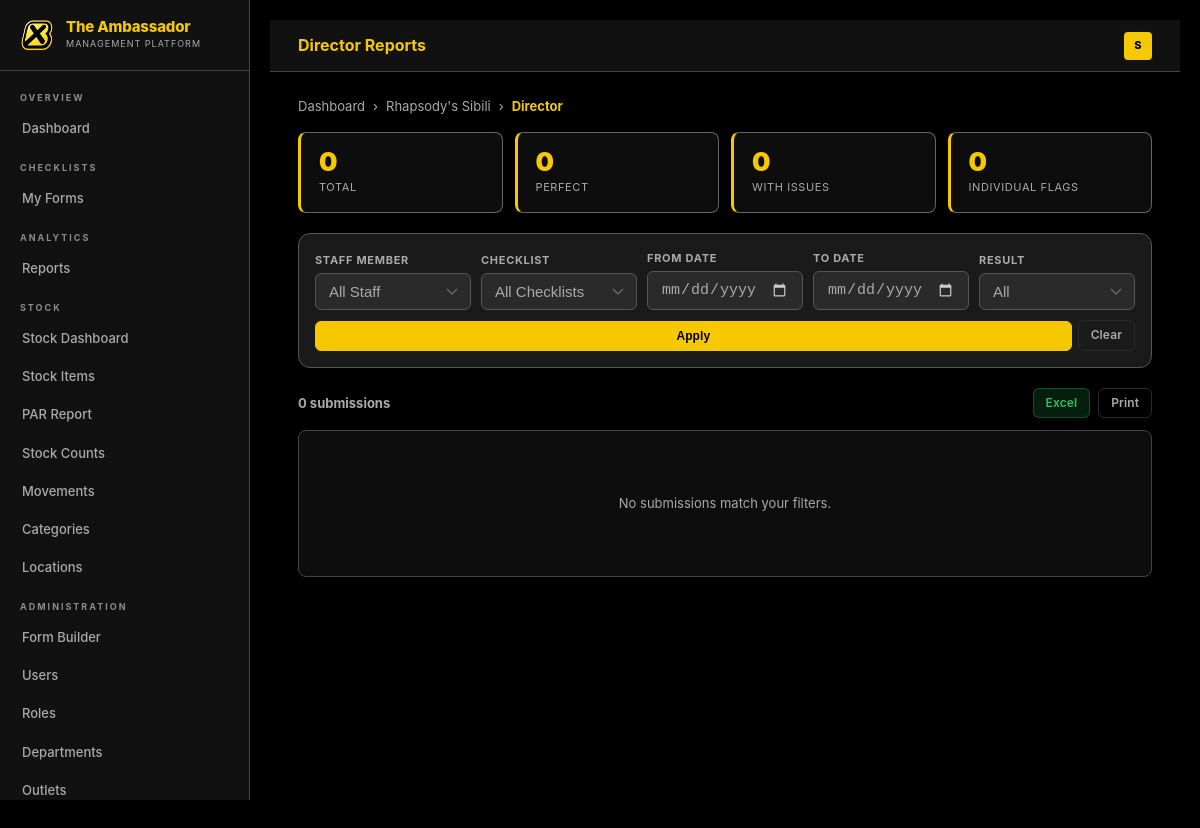
/dashboard/outlet/1/dept/1/ (signed in), run on an earlier commit of the app's database.
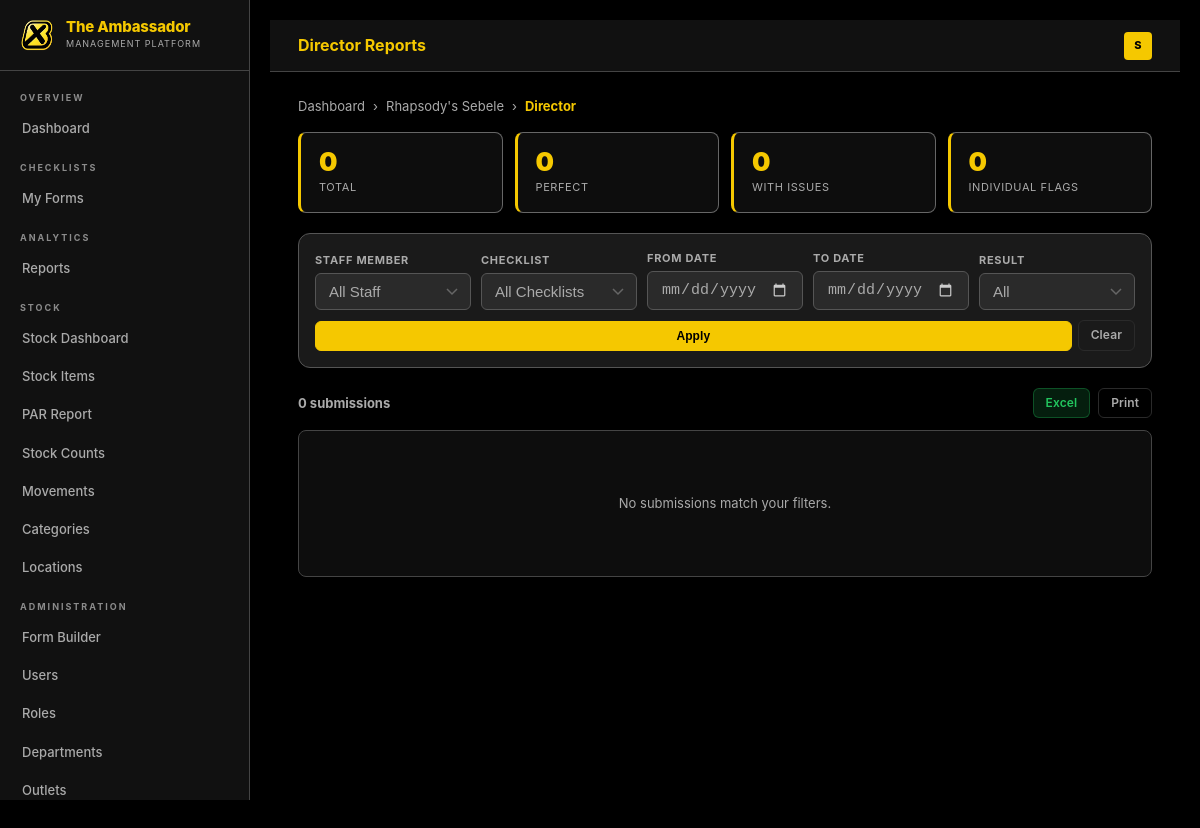
And on a later commit of the database.
### accounts/models.py (models this page shows, shortened)
class Outlet(models.Model):
    name        = models.CharField(max_length=100, unique=True)
    code        = models.CharField(max_length=20, unique=True)
    address     = models.TextField(blank=True)
    phone       = models.CharField(max_length=30, blank=True)
    email       = models.EmailField(blank=True)
    is_active   = models.BooleanField(default=True)
    order       = models.PositiveIntegerField(default=0)
    class Meta:
        ordering = ['order', 'name']

### dashboard/views.py (the view)
# urls.py: path('outlet/<int:outlet_pk>/dept/<int:dept_pk>/',views.outlet_dept_reports,   name='outlet_dept_reports'),
@login_required
def outlet_dept_reports(request, outlet_pk, dept_pk):
    if not request.user.is_admin:
        messages.error(request, 'Access denied.')
        return redirect('dashboard:home')
    outlet = get_object_or_404(Outlet, pk=outlet_pk)
    dept   = get_object_or_404(Department, pk=dept_pk, outlet=outlet)
    params = request.GET
    base_qs = FormSubmission.objects.filter(status='submitted').select_related('form', 'submitted_by')
    submissions = _apply_filters(base_qs, request, params, outlet=outlet, department=dept)
    submissions = submissions.order_by('-submitted_at')
    total   = submissions.count()
    flagged = submissions.filter(no_responses__gt=0).count()
    perfect = submissions.filter(no_responses=0).count()
    flagged_items = ItemResponse.objects.filter(
        value__iexact='no', submission__in=submissions
    ).select_related('submission__submitted_by', 'submission__form', 'item__section')
    staff_list = User.objects.filter(outlet=outlet, department__in=[dept.pk]+list(dept.children.values_list('pk', flat=True)), is_active=True).order_by('first_name')
    forms = FormTemplate.objects.filter(is_active=True).order_by('name')
    return render(request, 'dashboard/outlet_dept_reports.html', {
        'outlet': outlet, 'dept': dept,
        'submissions': submissions[:100],
        'total': total, 'flagged': flagged, 'perfect': perfect,
        'flagged_items': flagged_items[:200],
        'staff_list': staff_list, 'forms': forms,
        'f_staff':     params.get('staff', ''),
        'f_form':      params.get('form', ''),
        'f_date_from': params.get('date_from', ''),
        'f_date_to':   params.get('date_to', ''),
        'f_response':  params.get('response', ''),
    })

### accounts/models.py (called while the page is built)
    @property
    def role_name(self):
        if self.is_superuser:
            return 'System Admin'
        return self.custom_role.name if self.custom_role else 'No Role'

    @property
    def is_admin(self):
        if self.is_superuser: return True
        return self.custom_role.is_system_admin if self.custom_role else False

    @property
    def can_fill_forms(self):
        if self.is_admin: return True
        return self.custom_role.can_fill_forms if self.custom_role else False

    @property
    def can_view_reports(self):
        if self.is_admin: return True
        return self.custom_role.can_view_reports if self.custom_role else False

    @property
    def can_manage_forms(self):
        if self.is_admin: return True
        return self.custom_role.can_manage_forms if self.custom_role else False

    @property
    def can_manage_users(self):
        if self.is_admin: return True
        return self.custom_role.can_manage_users if self.custom_role else False

    @property
    def can_access_stock(self):
        if self.is_admin: return True
        return self.custom_role.can_access_stock if self.custom_role else False

### templates/dashboard/outlet_dept_reports.html (shortened to what the changed rows need)
{% extends 'base.html' %}
{% block content %}
<div style="display:flex;align-items:center;gap:8px;margin-bottom:16px;font-size:13px;color:var(--muted);flex-wrap:wrap;">
 <a href="{% url 'dashboard:home' %}" style="color:#aaaaaa;text-decoration:none;"> Dashboard</a>
 <span>›</span>
 <a href="{% url 'dashboard:outlet_detail' outlet.pk %}" style="color:#aaaaaa;text-decoration:none;">{{ outlet.name }}</a>
 <span>›</span>
 <span style="color:#f5c800;font-weight:700;">{{ dept.name }}</span>
</div>
{% endblock %}

What changed in the data, as far as the page shows it:
changed Outlet: name "Rhapsody's Sibili" → "Rhapsody's Sebele"
